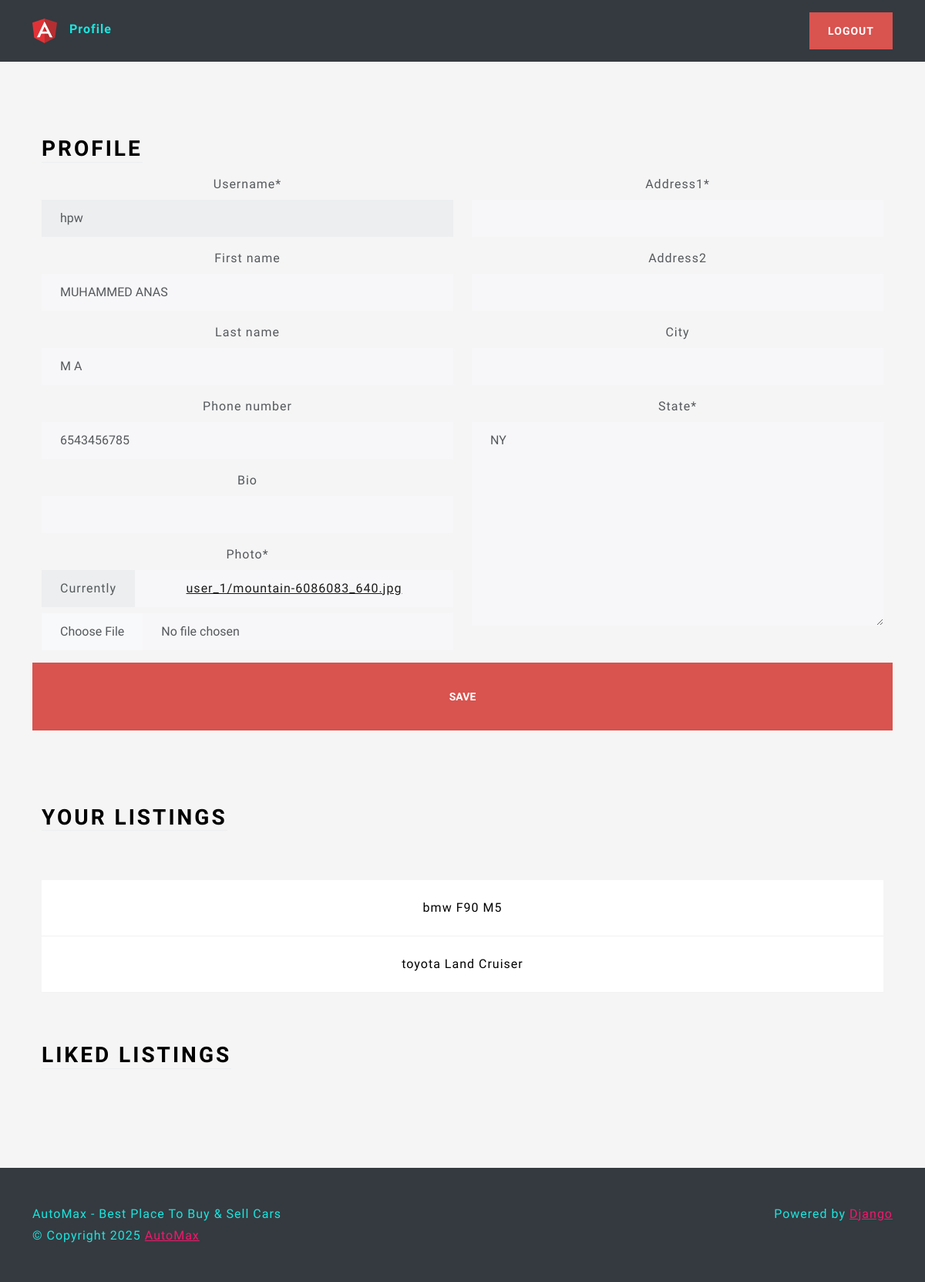
The page /profile/ (signed in) on the database as committed earlier.
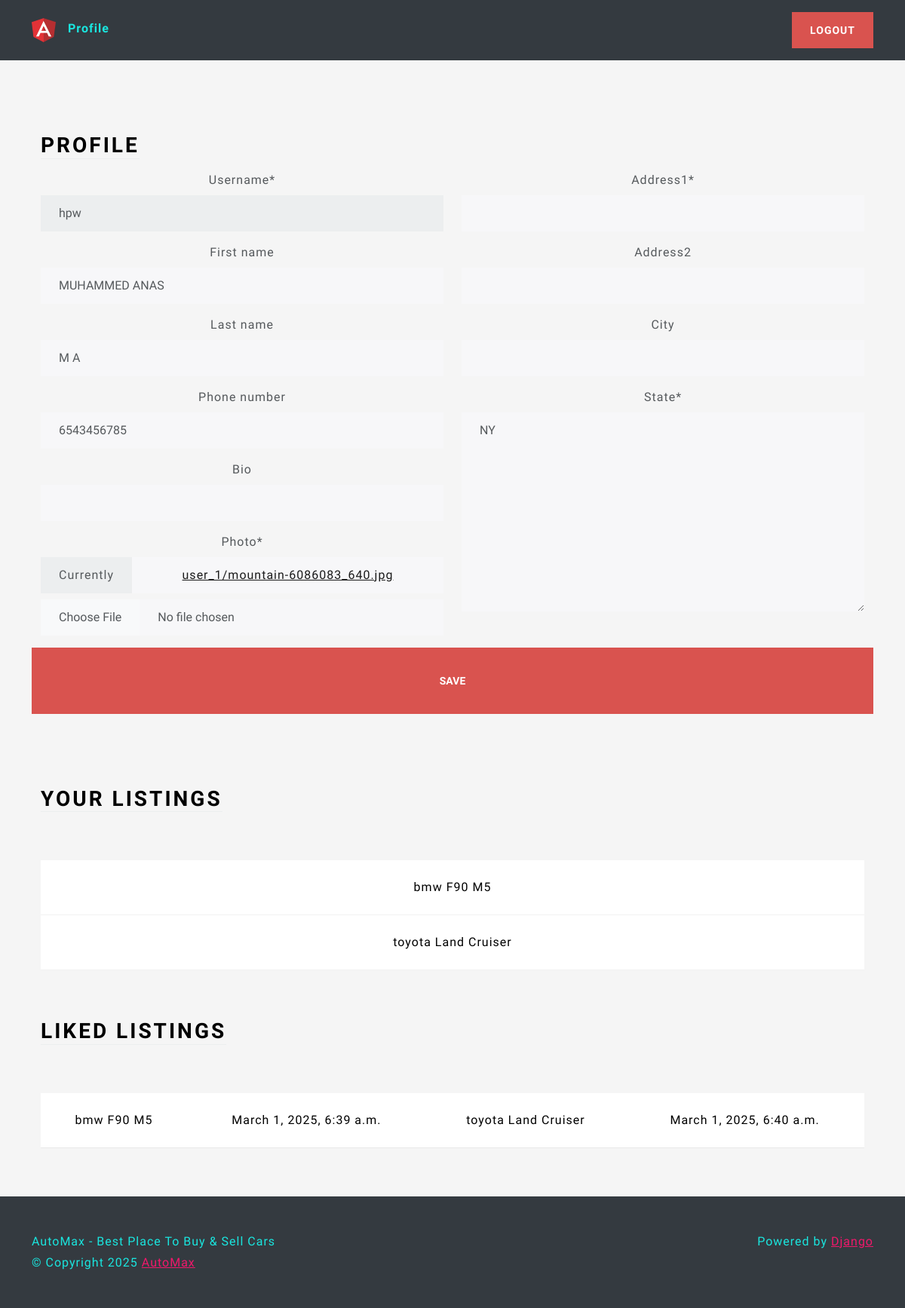
The same page on the database as committed later.
### users/models.py (models this page shows, shortened)
class Profile(models.Model):
    user = models.OneToOneField(User,on_delete=models.CASCADE)
    photo = models.ImageField(upload_to=user_directory_path,null=True)
    bio = models.CharField(max_length=150, blank=True)
    phone_number = models.CharField(max_length=12, blank=True)
    location = models.OneToOneField(Location,on_delete=models.SET_NULL,
                                    null=True)

class Location(models.Model):
    address1 = models.CharField(max_length=200,blank=True)
    address2 = models.CharField(max_length=200, blank=True)
    city = models.CharField(max_length=100, blank=True)
    state = USStateField(default='NY')

### main/models.py (models this page shows, shortened)
class Listing(models.Model):
    id = models.UUIDField(primary_key=True, unique=True, editable=False,
                          default=uuid.uuid4)
    created_at = models.DateTimeField(auto_now_add=True)
    updated_at = models.DateTimeField(auto_now=True)
    seller = models.ForeignKey(Profile, on_delete=models.CASCADE)
    brand = models.CharField(choices=CARS_BRANDS, default=True, max_length=30)
    model = models.CharField(max_length=30)
    vin = models.CharField(max_length=30)
    mileage = models.IntegerField(default=0)
    color =models.CharField(max_length=50)
    description =models.TextField()
    engine = models.CharField(max_length=50)
    transmission = models.CharField(max_length=50, choices=TRANSMISSION_OPTIONS,
                                    default=None)
    location = models.OneToOneField(Location, on_delete=models.SET_NULL,
                                    null=True)
    image = models.ImageField(upload_to=user_listing_path)

class LikedListing(models.Model):
    profile = models.ForeignKey(Profile,on_delete=models.CASCADE)
    listing = models.ForeignKey(Listing, on_delete=models.CASCADE)
    liked_date = models.DateTimeField(auto_now_add=True)

### users/views.py (the view, shortened to what this page needs)
# urls.py: path('profile/', ProfileView.as_view(), name='profile')
class ProfileView(View):
    def get(self, request):
        user_listing = Listing.objects.filter(seller = request.user.profile)
        liked_listings = LikedListing.objects.filter(profile=request.user.profile).all()
        user_form = UserForm(instance=request.user)
        profile_form = ProfileForm(instance=request.user.profile)
        location_form = LocationForms(instance=request.user.profile.location)
        return render(request, 'views/profile.html',{'user_form':user_form,
                                                     'profile_form':profile_form,
                                                     'location_form':location_form,
                                                     'user_listing':user_listing,
                                                     'liked_listings':liked_listings})

### users/forms.py
class UserForm(forms.ModelForm):
    username = forms.CharField(disabled=True)
    class Meta:
        model = User
        fields = {'username','first_name','last_name'}
    def __init__(self, *args, **kwargs):
        super().__init__(*args, **kwargs)
        self.order_fields(['username','first_name','last_name'])

class ProfileForm(forms.ModelForm):
    class Meta:
        photo = forms.ImageField(widget=CustomPictureImageFieldWidget)
        model = Profile
        fields = {'photo','bio','phone_number'}

### users/templates/views/profile.html (shortened to what this page needs)
{% extends 'base/base.html' %}
{% load static %}
{% load crispy_forms_tags %}
{% block 'body' %}
<div class="container-fluid text-center py-5">
    <div class="container px-4 py-5" id="hanging-icons">
        <div class="row g-4">
            <div class="col d-flex align-items-start">
                <div>
                    <h2 class="mb-3 border-bottom" style="color: black">Profile</h2>
                </div>
            </div>
        </div>
        <form action="" method="post" enctype="multipart/form-data">
            <div class="row">
                <div class="col-6">
                    {{ user_form|crispy }}
                    {{ profile_form|crispy }}
                </div>
                <div class="col-6">
                    {{ location_form|crispy }}
                </div>
                <br>
                <button class="btn btn-lg btn-danger" type="submit" value="Submit">Save</button>
            </div>
        </form>
    </div>
    <div class="container px-4">
        <div class="row g-4 py-5">
            <div class="col d-flex align-items-start">
                <div>
                    <h2 class="mb-3 border-bottom" style="color: black">Your Listings</h2>
                </div>
            </div>
        </div>
        <table class="table table-hover">
            <tbody>
               {% for listing in user_listing %}
               <tr>
               <td>{{listing.brand}} {{listing.model}}</td>
            </tr>
               {% endfor %}
            </tbody>
        </table>
    </div>
    <div class="container px-4">
        <div class="row g-4 py-5">
            <div class="col d-flex align-items-start">
                <div>
                    <h2 class="mb-3 border-bottom" style="color: black">Liked Listings</h2>
                </div>
            </div>
        </div>
        <table class="table table-hover">
            <tbody>
               {% for liked in liked_listings %}
               <td>{{ liked.listing.brand }} {{liked.listing.model}}</td>
               <td>{{liked.liked_date}}</td>
               {% endfor %}
            </tbody>
        </table>
    </div>
</div>
{% endblock %}

### main/templates/base/base.html (shortened to what this page needs)
{% load static %}
<!DOCTYPE html>
<html lang="en">
<head>
    <link rel="stylesheet" href="{% static 'css/bootstrap.min.css'%}">
    <link rel="stylesheet" href="{% static 'css/style.css' %}">
</head>
<body>
    {% block 'header' %}
    <header class="p-3 bg-dark text-white w-100 nav-masthead">
        <div class="container">
            <div class="d-flex flex-wrap align-items-center justify-content-center justify-content-lg-start">
                <a href="{% url 'home' %}"
                    class="d-flex align-items-center mb-2 mb-lg-0 text-white text-decoration-none">
                    <img class="bi me-2" width="32" height="32" src="{% static 'images/logo.png' %}"
                        aria-label="Bootstrap">
                </a>
                {% if request.user.is_authenticated %}
                <ul class="nav col-12 col-lg-auto me-lg-auto mb-2 justify-content-center mb-md-0">
                    <li>
                        <a href="{% url 'profile' %}" class="nav-link px-2" style="color:rgb(26, 230, 223);";">Profile</a>
                    </li>
                </ul>
                <div class="text-end">
                    <a type="button" href="{% url 'logout' %}" class="btn btn-danger">Logout</a>
                </div>
                {% endif %}
            </div>
        </div>
    </header>
    {% endblock %}
    {% block 'body' %}
    {% endblock %}
</body>
{% block 'footer'%}
<footer class="footer text-muted bg-dark py-5">
    <div class="container" style="color:rgb(26, 230, 223);">
        <p class="float-end mb-1">Powered by <a href="https://www.djangoproject.com/" style="color:#f1186b;">Django</a></p>
        <p class="mb-1">AutoMax - Best Place To Buy & Sell Cars</p>
        <p class="mb-0">© Copyright {% now 'Y' %}
            <a href="" style="color:#f1186b;;">AutoMax</a>
        </p>
    </div>
</footer>
{% endblock %}
</html>

### main/static/css/style.css (style rules this page uses)
html, body { height: 100%; }
body { align-items: center; padding-bottom: 40px; background-color: #f5f5f5; }
.h2, h2 { color: white; }
.nav-masthead .nav-link { padding: .25rem 0; font-weight: 700; color: rgba(255, 255, 255, .5); background-color: transparent; border-bottom: .25rem solid transparent; }

Rows that differ between the two databases and show on the page:
added LikedListing: listing.brand "bmw", listing.model "F90 M5", liked_date "March 1, 2025, 6:39 a.m."
added LikedListing: listing.brand "toyota", listing.model "Land Cruiser", liked_date "March 1, 2025, 6:40 a.m."
